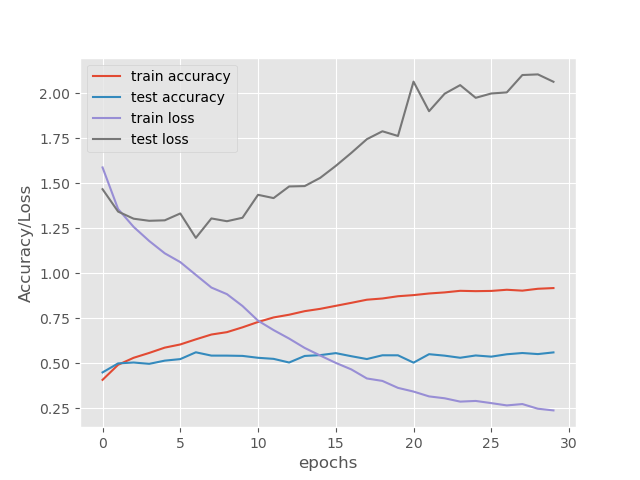

Write the Python code that produced this figure.
import cv2
import numpy as np
import dlib
import glob
from sklearn.preprocessing import LabelEncoder
from tensorflow.keras.utils import to_categorical
from sklearn.model_selection import train_test_split
from tensorflow.keras import models, layers
import matplotlib.pyplot as plt

detector = dlib.get_frontal_face_detector()
predictor = dlib.shape_predictor('shape_predictor_68_face_landmarks.dat')

data = []
labels = []

for i, imagePath in enumerate(glob.glob("C:\\Users\\pouya\\Desktop\\emotion detection\\train\\*\\*")):

  img = cv2.imread(imagePath)

  try:

    faces = detector(img, 1)

    for item in faces:

      (x1, y1) = item.left(), item.top()
      (x2, y2) = item.right(), item.bottom()

      roi = img[y1:y2, x1:x2]
      r_roi = cv2.resize(roi, (32, 32))

      data.append(r_roi)

      label = imagePath.split("\\")[-2]
      labels.append(label)

    if i % 1000 == 0:
      print(f"[INFO] {i}/29000 processed")  
  except:
    pass


le = LabelEncoder()
labels = le.fit_transform(labels)
labels = to_categorical(labels)

data = np.array(data)/255

X_train, X_test, y_train, y_test = train_test_split(data, labels, test_size=0.3)

net = models.Sequential([
                         layers.Conv2D(64, (3, 3), activation='relu', input_shape = (32, 32, 3)),
                         layers.BatchNormalization(),
                         layers.Conv2D(64, (3, 3), activation='relu'),
                         layers.BatchNormalization(),

                         layers.MaxPool2D(),

                         layers.Conv2D(128, (3, 3), activation='relu', input_shape = (32, 32, 3)),
                         layers.BatchNormalization(),
                         layers.Conv2D(64, (3, 3), activation='relu'),
                         layers.BatchNormalization(),

                         layers.MaxPool2D(),

                         layers.Flatten(),
                         layers.Dense(32, activation='relu'),
                         layers.BatchNormalization(),
                         layers.Dense(7, activation='softmax')
                        ])

net.compile(loss = 'categorical_crossentropy',
            optimizer = 'sgd',
            metrics = ['accuracy'])

H = net.fit(X_train, y_train, batch_size=16, epochs=30, validation_data = (X_test, y_test))


net.save("emotion_model.h5")

plt.style.use('ggplot')
plt.plot(H.history["accuracy"], label = 'train accuracy')
plt.plot(H.history["val_accuracy"], label = 'test accuracy')
plt.plot(H.history["loss"], label = 'train loss')
plt.plot(H.history["val_loss"], label = 'test loss')
plt.legend()
plt.xlabel('epochs')
plt.ylabel('Accuracy/Loss')
plt.show()
